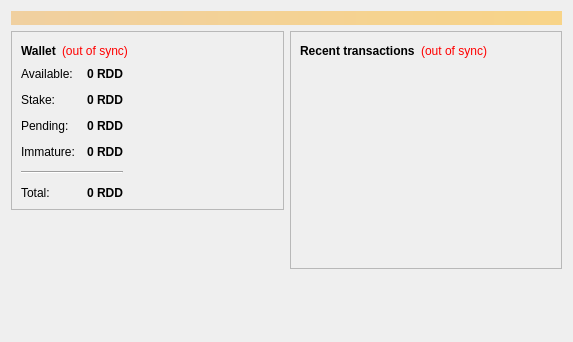
<?xml version="1.0" encoding="UTF-8"?>
<ui version="4.0">
 <class>OverviewPage</class>
 <widget class="QWidget" name="OverviewPage">
  <property name="geometry">
   <rect>
    <x>0</x>
    <y>0</y>
    <width>573</width>
    <height>342</height>
   </rect>
  </property>
  <property name="windowTitle">
   <string>Form</string>
  </property>
  <layout class="QVBoxLayout" name="topLayout">
   <item>
    <widget class="QLabel" name="labelAlerts">
     <property name="visible">
      <bool>false</bool>
     </property>
     <property name="styleSheet">
      <string notr="true">background-color: qlineargradient(x1: 0, y1: 0, x2: 1, y2: 0, stop:0 #F0D0A0, stop:1 #F8D488); color:#000000;</string>
     </property>
     <property name="wordWrap">
      <bool>true</bool>
     </property>
     <property name="margin">
      <number>3</number>
     </property>
    </widget>
   </item>
   <item>
    <layout class="QHBoxLayout" name="horizontalLayout" stretch="1,1">
     <item>
      <layout class="QVBoxLayout" name="verticalLayout_2">
       <item>
        <widget class="QFrame" name="frame">
         <property name="frameShape">
          <enum>QFrame::StyledPanel</enum>
         </property>
         <property name="frameShadow">
          <enum>QFrame::Raised</enum>
         </property>
         <layout class="QVBoxLayout" name="verticalLayout_4">
          <item>
           <layout class="QHBoxLayout" name="horizontalLayout_4">
            <item>
             <widget class="QLabel" name="label_5">
              <property name="font">
               <font>
                <weight>75</weight>
                <bold>true</bold>
               </font>
              </property>
              <property name="text">
               <string>Wallet</string>
              </property>
             </widget>
            </item>
            <item>
             <widget class="QLabel" name="labelWalletStatus">
              <property name="toolTip">
               <string>The displayed information may be out of date. Your wallet automatically synchronizes with the Bitcoin network after a connection is established, but this process has not completed yet.</string>
              </property>
              <property name="styleSheet">
               <string notr="true">QLabel { color: red; }</string>
              </property>
              <property name="text">
               <string notr="true">(out of sync)</string>
              </property>
              <property name="alignment">
               <set>Qt::AlignLeading|Qt::AlignLeft|Qt::AlignVCenter</set>
              </property>
             </widget>
            </item>
            <item>
             <spacer name="horizontalSpacer_2">
              <property name="orientation">
               <enum>Qt::Horizontal</enum>
              </property>
              <property name="sizeHint" stdset="0">
               <size>
                <width>40</width>
                <height>20</height>
               </size>
              </property>
             </spacer>
            </item>
           </layout>
          </item>
          <item>
          <layout class="QHBoxLayout" name="horizontalLayout_3">
           <item>
           <layout class="QFormLayout" name="formLayout_2">
            <property name="fieldGrowthPolicy">
             <enum>QFormLayout::AllNonFixedFieldsGrow</enum>
            </property>
            <property name="horizontalSpacing">
             <number>12</number>
            </property>
            <property name="verticalSpacing">
             <number>12</number>
            </property>
            <item row="0" column="0">
             <widget class="QLabel" name="label">
              <property name="text">
               <string>Available:</string>
              </property>
             </widget>
            </item>
            <item row="0" column="1">
             <widget class="QLabel" name="labelBalance">
              <property name="font">
               <font>
                <weight>75</weight>
                <bold>true</bold>
               </font>
              </property>
              <property name="cursor">
               <cursorShape>IBeamCursor</cursorShape>
              </property>
              <property name="toolTip">
               <string>Your current spendable balance</string>
              </property>
              <property name="text">
               <string notr="true">0 RDD</string>
              </property>
              <property name="alignment">
               <set>Qt::AlignRight|Qt::AlignTrailing|Qt::AlignVCenter</set>
              </property>
              <property name="textInteractionFlags">
               <set>Qt::LinksAccessibleByMouse|Qt::TextSelectableByKeyboard|Qt::TextSelectableByMouse</set>
              </property>
             </widget>
            </item>
            <item row="1" column="0">
             <widget class="QLabel" name="labelStakeText">
              <property name="text">
               <string>Stake:</string>
              </property>
             </widget>
            </item>
            <item row="1" column="1">
             <widget class="QLabel" name="labelStake">
              <property name="font">
               <font>
                <weight>75</weight>
                <bold>true</bold>
               </font>
              </property>
              <property name="cursor">
               <cursorShape>IBeamCursor</cursorShape>
              </property>
              <property name="toolTip">
               <string>Total of coins that were staked and do not yet count toward the current balance</string>
              </property>
              <property name="text">
               <string notr="true">0 RDD</string>
              </property>
              <property name="textInteractionFlags">
               <set>Qt::LinksAccessibleByMouse|Qt::TextSelectableByKeyboard|Qt::TextSelectableByMouse</set>
              </property>
             </widget>
            </item>
            <item row="2" column="0">
             <widget class="QLabel" name="label_3">
              <property name="text">
               <string>Pending:</string>
              </property>
             </widget>
            </item>
            <item row="2" column="1">
             <widget class="QLabel" name="labelUnconfirmed">
              <property name="font">
               <font>
                <weight>75</weight>
                <bold>true</bold>
               </font>
              </property>
              <property name="cursor">
               <cursorShape>IBeamCursor</cursorShape>
              </property>
              <property name="toolTip">
               <string>Total of transactions that have yet to be confirmed, and do not yet count toward the spendable balance</string>
              </property>
              <property name="text">
               <string notr="true">0 RDD</string>
              </property>
              <property name="alignment">
               <set>Qt::AlignRight|Qt::AlignTrailing|Qt::AlignVCenter</set>
              </property>
              <property name="textInteractionFlags">
               <set>Qt::LinksAccessibleByMouse|Qt::TextSelectableByKeyboard|Qt::TextSelectableByMouse</set>
              </property>
             </widget>
            </item>
            <item row="3" column="0">
             <widget class="QLabel" name="labelImmatureText">
              <property name="text">
               <string>Immature:</string>
              </property>
             </widget>
            </item>
            <item row="3" column="1">
             <widget class="QLabel" name="labelImmature">
              <property name="font">
               <font>
                <weight>75</weight>
                <bold>true</bold>
               </font>
              </property>
              <property name="toolTip">
               <string>Mined balance that has not yet matured</string>
              </property>
              <property name="text">
               <string notr="true">0 RDD</string>
              </property>
              <property name="alignment">
               <set>Qt::AlignRight|Qt::AlignTrailing|Qt::AlignVCenter</set>
              </property>
              <property name="textInteractionFlags">
               <set>Qt::LinksAccessibleByMouse|Qt::TextSelectableByKeyboard|Qt::TextSelectableByMouse</set>
              </property>
             </widget>
            </item>
            <item row="5" column="0">
             <widget class="QLabel" name="labelTotalText">
              <property name="text">
               <string>Total:</string>
              </property>
             </widget>
            </item>
            <item row="5" column="1">
             <widget class="QLabel" name="labelTotal">
              <property name="font">
               <font>
                <weight>75</weight>
                <bold>true</bold>
               </font>
              </property>
              <property name="cursor">
               <cursorShape>IBeamCursor</cursorShape>
              </property>
              <property name="toolTip">
               <string>Your current total balance</string>
              </property>
              <property name="text">
               <string notr="true">0 RDD</string>
              </property>
              <property name="alignment">
               <set>Qt::AlignRight|Qt::AlignTrailing|Qt::AlignVCenter</set>
              </property>
              <property name="textInteractionFlags">
               <set>Qt::LinksAccessibleByMouse|Qt::TextSelectableByKeyboard|Qt::TextSelectableByMouse</set>
              </property>
             </widget>
            </item>
            <item row="4" column="0" colspan="2">
             <widget class="Line" name="line">
              <property name="orientation">
               <enum>Qt::Horizontal</enum>
              </property>
             </widget>
            </item>
           </layout>
          </item>
            <item>
             <spacer name="horizontalSpacer_3">
              <property name="orientation">
               <enum>Qt::Horizontal</enum>
              </property>
              <property name="sizeHint" stdset="0">
               <size>
                <width>40</width>
                <height>20</height>
               </size>
              </property>
             </spacer>
            </item>
           </layout>
          </item>
         </layout>
        </widget>
       </item>
       <item>
        <spacer name="verticalSpacer">
         <property name="orientation">
          <enum>Qt::Vertical</enum>
         </property>
         <property name="sizeHint" stdset="0">
          <size>
           <width>20</width>
           <height>40</height>
          </size>
         </property>
        </spacer>
       </item>
      </layout>
     </item>
     <item>
      <layout class="QVBoxLayout" name="verticalLayout_3">
       <item>
        <widget class="QFrame" name="frame_2">
         <property name="frameShape">
          <enum>QFrame::StyledPanel</enum>
         </property>
         <property name="frameShadow">
          <enum>QFrame::Raised</enum>
         </property>
         <layout class="QVBoxLayout" name="verticalLayout">
          <item>
           <layout class="QHBoxLayout" name="horizontalLayout_2">
            <item>
             <widget class="QLabel" name="label_4">
              <property name="text">
               <string>&lt;b&gt;Recent transactions&lt;/b&gt;</string>
              </property>
             </widget>
            </item>
            <item>
             <widget class="QLabel" name="labelTransactionsStatus">
              <property name="toolTip">
               <string>The displayed information may be out of date. Your wallet automatically synchronizes with the Bitcoin network after a connection is established, but this process has not completed yet.</string>
              </property>
              <property name="styleSheet">
               <string notr="true">QLabel { color: red; }</string>
              </property>
              <property name="text">
               <string notr="true">(out of sync)</string>
              </property>
              <property name="alignment">
               <set>Qt::AlignRight|Qt::AlignTrailing|Qt::AlignVCenter</set>
              </property>
             </widget>
            </item>
            <item>
             <spacer name="horizontalSpacer">
              <property name="orientation">
               <enum>Qt::Horizontal</enum>
              </property>
              <property name="sizeHint" stdset="0">
               <size>
                <width>40</width>
                <height>20</height>
               </size>
              </property>
             </spacer>
            </item>
           </layout>
          </item>
          <item>
           <widget class="QListView" name="listTransactions">
            <property name="styleSheet">
             <string notr="true">QListView { background: transparent; }</string>
            </property>
            <property name="frameShape">
             <enum>QFrame::NoFrame</enum>
            </property>
            <property name="verticalScrollBarPolicy">
             <enum>Qt::ScrollBarAlwaysOff</enum>
            </property>
            <property name="horizontalScrollBarPolicy">
             <enum>Qt::ScrollBarAlwaysOff</enum>
            </property>
            <property name="selectionMode">
             <enum>QAbstractItemView::NoSelection</enum>
            </property>
           </widget>
          </item>
         </layout>
        </widget>
       </item>
       <item>
        <spacer name="verticalSpacer_2">
         <property name="orientation">
          <enum>Qt::Vertical</enum>
         </property>
         <property name="sizeHint" stdset="0">
          <size>
           <width>20</width>
           <height>40</height>
          </size>
         </property>
        </spacer>
       </item>
      </layout>
     </item>
    </layout>
   </item>
  </layout>
 </widget>
 <resources/>
 <connections/>
</ui>
